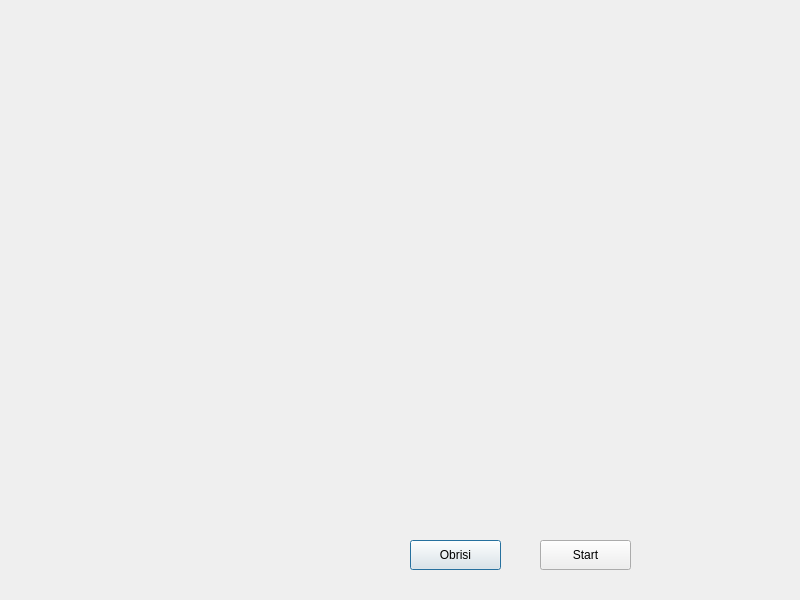
<?xml version="1.0" encoding="UTF-8"?>
<ui version="4.0">
 <class>Dialog</class>
 <widget class="QDialog" name="Dialog">
  <property name="geometry">
   <rect>
    <x>0</x>
    <y>0</y>
    <width>800</width>
    <height>600</height>
   </rect>
  </property>
  <property name="windowTitle">
   <string>Dialog</string>
  </property>
  <widget class="QPushButton" name="pushButton">
   <property name="geometry">
    <rect>
     <x>410</x>
     <y>540</y>
     <width>91</width>
     <height>30</height>
    </rect>
   </property>
   <property name="text">
    <string>Obrisi</string>
   </property>
  </widget>
  <widget class="QPushButton" name="pushButton_2">
   <property name="geometry">
    <rect>
     <x>540</x>
     <y>540</y>
     <width>91</width>
     <height>30</height>
    </rect>
   </property>
   <property name="text">
    <string>Start</string>
   </property>
  </widget>
  <widget class="QWidget" name="verticalLayoutWidget">
   <property name="geometry">
    <rect>
     <x>70</x>
     <y>30</y>
     <width>641</width>
     <height>461</height>
    </rect>
   </property>
   <layout class="QVBoxLayout" name="verticalLayout"/>
  </widget>
 </widget>
 <resources/>
 <connections/>
</ui>
